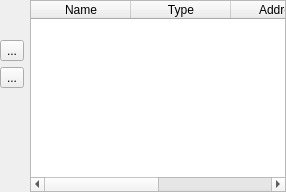
           <widget class="QWidget" name="Others" >
            <attribute name="title" >
             <string>Other Variables</string>
            </attribute>
            <layout class="QGridLayout" >
             <property name="margin" >
              <number>0</number>
             </property>
             <property name="spacing" >
              <number>0</number>
             </property>
             <item row="0" column="0" >
              <layout class="QHBoxLayout" >
               <property name="margin" >
                <number>0</number>
               </property>
               <property name="spacing" >
                <number>6</number>
               </property>
               <item>
                <layout class="QVBoxLayout" >
                 <property name="margin" >
                  <number>0</number>
                 </property>
                 <property name="spacing" >
                  <number>6</number>
                 </property>
                 <item>
                  <spacer>
                   <property name="orientation" >
                    <enum>Qt::Vertical</enum>
                   </property>
                   <property name="sizeType" >
                    <enum>QSizePolicy::Maximum</enum>
                   </property>
                   <property name="sizeHint" >
                    <size>
                     <width>20</width>
                     <height>40</height>
                    </size>
                   </property>
                  </spacer>
                 </item>
                 <item>
                  <widget class="QToolButton" name="addDebugVariable" >
                   <property name="text" >
                    <string>...</string>
                   </property>
                   <property name="icon" >
                    <iconset resource="../resources/resources.qrc" >:/divers/images/ajouter.png</iconset>
                   </property>
                  </widget>
                 </item>
                 <item>
                  <widget class="QToolButton" name="removeDebugVariable" >
                   <property name="text" >
                    <string>...</string>
                   </property>
                   <property name="icon" >
                    <iconset resource="../resources/resources.qrc" >:/divers/images/supprimer.png</iconset>
                   </property>
                  </widget>
                 </item>
                 <item>
                  <spacer>
                   <property name="orientation" >
                    <enum>Qt::Vertical</enum>
                   </property>
                   <property name="sizeHint" >
                    <size>
                     <width>20</width>
                     <height>40</height>
                    </size>
                   </property>
                  </spacer>
                 </item>
                </layout>
               </item>
               <item>
                <widget class="QTableWidget" name="tableOtherVariables" >
                 <property name="alternatingRowColors" >
                  <bool>true</bool>
                 </property>
                 <property name="selectionBehavior" >
                  <enum>QAbstractItemView::SelectRows</enum>
                 </property>
                 <column>
                  <property name="text" >
                   <string>Name</string>
                  </property>
                 </column>
                 <column>
                  <property name="text" >
                   <string>Type</string>
                  </property>
                 </column>
                 <column>
                  <property name="text" >
                   <string>Address</string>
                  </property>
                 </column>
                 <column>
                  <property name="text" >
                   <string>Value</string>
                  </property>
                 </column>
                </widget>
               </item>
              </layout>
             </item>
            </layout>
           </widget>
